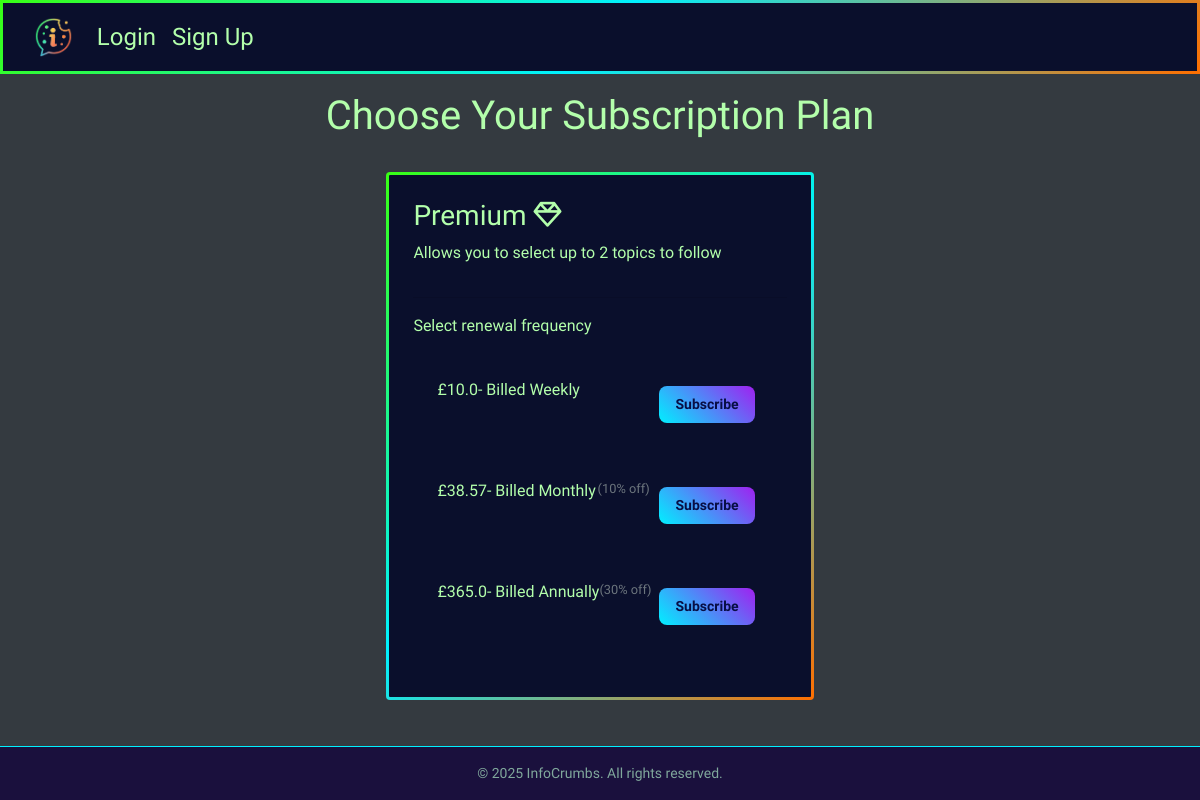
/subscriptions/choose/, run on an earlier commit of the app's database.
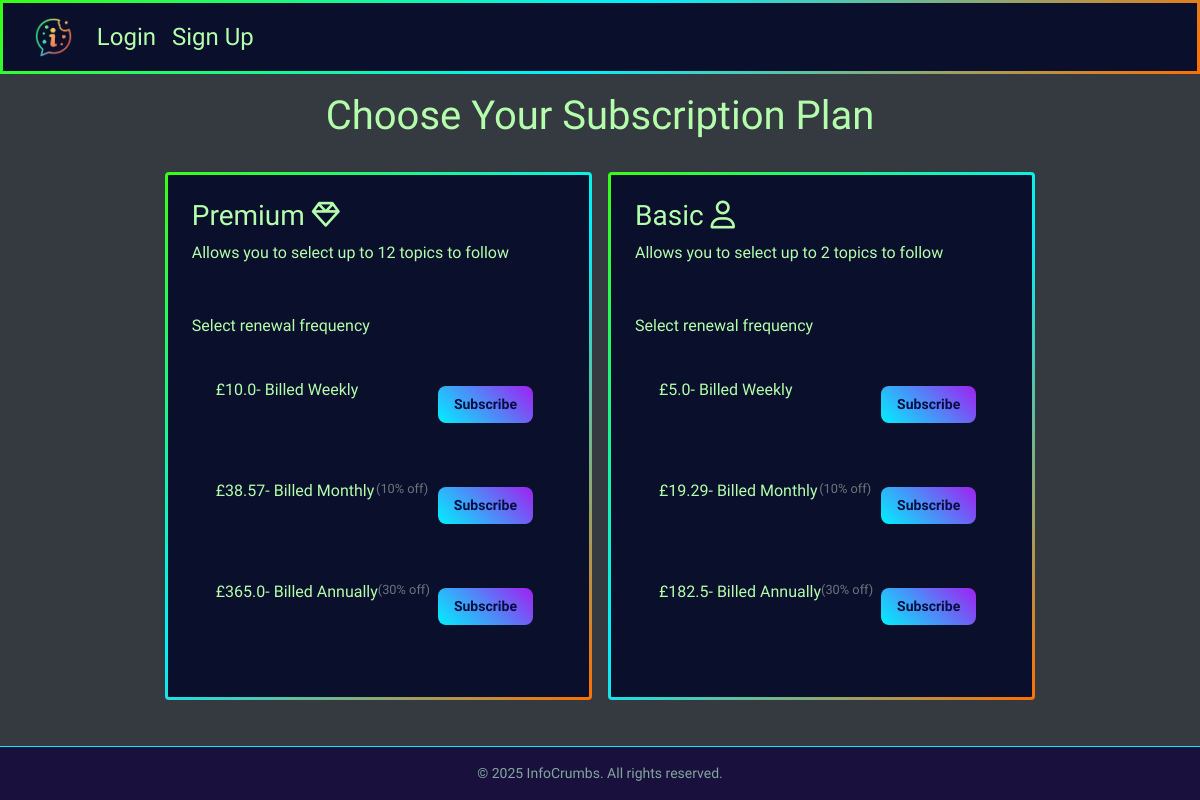
And on a later commit of the database.
### subscriptions/models.py (models this page shows, shortened)
class SubscriptionPlan(models.Model):
    PLAN_CHOICES = [
        ('basic', 'Basic'),
        ('premium', 'Premium'),
    ]
    name = models.CharField(max_length=20, choices=PLAN_CHOICES, unique=True)
    topic_limit = models.PositiveIntegerField(default=2)

class SubscriptionFrequency(models.Model):
    name = models.CharField(max_length=20, unique=True)
    duration_days = models.PositiveIntegerField()
    discount_percent = models.PositiveIntegerField(default=0)

### subscriptions/views.py (the view)
# urls.py: path('choose/', views.choose_plan, name='choose_plan'),
def choose_plan(request):
    plans = SubscriptionPlan.objects.all()
    frequencies = SubscriptionFrequency.objects.all()
    base_prices = {
        'basic': 5,
        'premium': 10,
    }
    plan_options = []
    for plan in plans:
        base_price = base_prices.get(plan.name, 5)
        frequency_options = []
        for freq in frequencies:
            weeks = freq.duration_days / 7
            full_price = base_price * weeks
            discounted_price = full_price * (1 - (freq.discount_percent / 100))
            frequency_options.append({
                'id': freq.id,
                'name': freq.name,
                'discount': freq.discount_percent,
                'price': round(discounted_price, 2),
            })
        plan_options.append({
            'id': plan.id,
            'name': plan.get_name_display(),
            'topic_limit': plan.topic_limit,
            'frequencies': frequency_options
        })
    return render(request, 'subscriptions/choose_plan.html', {
        'plans': plan_options
    })

### subscriptions/templates/subscriptions/choose_plan.html
{% extends "base.html" %}
{% load static %}
{% block content %}
<div class="container my-5">
    <h1 class="text-center mb-4">Choose Your Subscription Plan</h1>
    <div class="row g-4 justify-content-center">
        {% for plan in plans %}
            <div class="card bg-dark text-light gradient-border m-2 p-4">
                    {% if plan.name == 'Premium' %}
                        <h3>{{ plan.name }} <i class="fa-regular fa-gem"></i></h3>
                    {% else %}
                        <h3>{{ plan.name }} <i class="fa-regular fa-user"></i></h3>
                    {% endif %}
                <p>Allows you to select up to {{ plan.topic_limit }} topics to follow</p>
<hr>
                <p>Select renewal frequency</p>
                <ul class="list-unstyled">
                    {% for freq in plan.frequencies %}
                    <li class="p-4 d-flex justify-content-between">
                        £{{ freq.price }}- Billed {{ freq.name }}
                        {% if freq.discount > 0 %}
                            <small class="text-muted">({{ freq.discount }}% off)</small>
                        {% endif %}
                        <a href="{% url 'subscribe' plan.id %}?frequency={{ freq.id }}" class="btn neon-button btn-sm m-2">Subscribe</a>
                    </li>
                    {% endfor %}
                </ul>
            </div>
        {% endfor %}
    </div>
</div>
{% endblock %}

### templates/base.html (shortened to what this page needs)
{% load static %}
<!DOCTYPE html>
<html lang="en">
<head>
    {% load static %}
    <link rel="stylesheet" href="https://cdn.jsdelivr.net/npm/bootstrap@4.0.0/dist/css/bootstrap.min.css"
>
    <link rel="stylesheet" href="{% static 'css/base.css' %}">
</head>
<body class="bg-dark text-light">
    <header class="site-header">
        <nav class="navbar navbar-dark navbar-expand-lg gradient-border">
            <div class="container-fluid">
                <a class="navbar-brand logo-link" href="{% url 'home' %}">
                    <img src="{% static 'images/infocrumbs-nav-icon.png' %}" alt="InfoCrumbs Logo" class="logo-glow" height="40">
                </a>
                <div class="collapse navbar-collapse" id="navbarContent">
                    <ul class="navbar-nav ms-auto mb-2 mb-lg-0">
                        {% if user.is_authenticated %}
                            <li class="nav-item">
                                <a class="nav-link text-light" href="{% url 'crumb_list' %}">Crumbs</a>
                            </li>
                            <li class="nav-item">
                                <a class="nav-link text-light" href="{% url 'account_profile' %}">Profile</a>
                            </li>
                            <li class="nav-item">
                                <form method="post" action="{% url 'account_logout' %}" class="d-inline">
                                    {% csrf_token %}
                                    <button type="submit" class="nav-link text-light" style="border: none; background: none;">
                                        Logout
                                    </button>
                                </form>
                            </li>
                        {% else %}
                            <li class="nav-item">
                                <a class="nav-link text-light" href="{% url 'account_login' %}">Login</a>
                            </li>
                            <li class="nav-item">
                                <a class="nav-link text-light" href="{% url 'account_signup' %}">Sign Up</a>
                            </li>
                        {% endif %}
                    </ul>
                </div>
            </div>
        </nav>
    </header>
    <main class="site-main">
        {% block content %}{% endblock %}
    </main>
    <footer class="site-footer">
        <p class="mt-3">&copy; 2025 InfoCrumbs. All rights reserved.</p>
    </footer>
</body>
</html>

### static/css/base.css (style rules this page uses)
:root { --bg-dark: #0A0F2C; --bg-alt: #1A103D; --bg-light: #2A1F52; --text-light: #B3FFAB; --text-dark: #080e45; --text-muted: #80A89C; --neon-green: #39FF14; --neon-orange: #FF6F00; --neon-blue: #00F0FF; --neon-purple: #A020F0; --neon-pink: #FF1493; --border-gradient: linear-gradient( 135deg, var(--neon-green) 0%, var(--neon-blue) 50%, var(--neon-orange) 100% ); --border-gradient-hover: linear-gradient( 100deg, var(--neon-green) 0%, var(--neon-blue) 50%, var(--neon-orange) 100% ); --button-gradient: linear-gradient( 45deg, var(--neon-blue), var(--neon-purple) ); --text-gradient: linear-gradient( 75deg, var(--neon-green), var(--neon-blue), var(--neon-orange), var(--neon-purple) ); --font-primary: 'Tilt Neon', sans-serif; --font-secondary: 'Courier New', Courier, monospace; --font-size-base: 16px; --font-size-sm: 14px; --font-size-md: 18px; --font-size-lg: 24px; --font-size-xl: 36px; --line-height-base: 1.6; --spacing-xs: 4px; --spacing-sm: 8px; --spacing-md: 16px; --spacing-lg: 24px; --spacing-xl: 48px; --border-width: 3px; --border-radius-sm: 4px; --border-radius-md: 8px; --border-radius-lg: 12px; --glow-effect: 0 0 10px var(--neon-green), 0 0 20px var(--neon-blue), 0 0 30px var(--neon-orange); --text-shadow-neon: 0 0 5px var(--neon-green), 0 0 10px var(--neon-blue); --box-shadow-elevate: 0 5px 15px rgba(0, 0, 0, 0.5); --transition-speed: 0.3s ease-in-out; --z-index-base: 1; --z-index-dropdown: 10; --z-index-modal: 100; --z-index-tooltip: 1000; }
body { background-color: var(--bg-dark); color: var(--text-light); font-family: var(--font-primary); margin: 0; padding: 0; display: flex; justify-content: center; align-items: center; height: 100vh; }
.gradient-border { border: var(--border-width) solid transparent; background: linear-gradient(to right, var(--bg-dark), var(--bg-dark)), var(--border-gradient); background-clip: padding-box, border-box; background-origin: border-box; }
.text-light { color: var(--text-light) !important; }
.site-header { position: fixed; top: 0; left: 0; right: 0; font-size: var(--font-size-lg); color: var(--text-light); background-color: var(--bg-alt); z-index: var(--z-index-dropdown); }
.navbar { display: flex; justify-content: space-between; align-items: center; background-color: var--(--bg-dark) !important; }
.site-footer { position: fixed; bottom: 0; left: 0; right: 0; text-align: center; font-size: var(--font-size-sm); color: var(--text-muted); background-color: var(--bg-alt); border-top: 1px solid var(--neon-blue); }
.site-main { padding: var(--spacing-lg); max-width: 1000px; margin: auto; }
.neon-button { background: var(--button-gradient); color: var(--text-dark); padding: var(--spacing-sm) var(--spacing-md); border: none; border-radius: var(--border-radius-md); text-decoration: none; font-weight: bold; transition: transform var(--transition-speed); }

What changed in the data, as far as the page shows it:
changed SubscriptionPlan "Premium": topic_limit "2" → "12"
added SubscriptionPlan: name "Basic", topic_limit "2", price "5.0" "19.29" "182.5", {{ freq.name }} "Weekly" "Monthly" "Annually", discount "10" "30"
